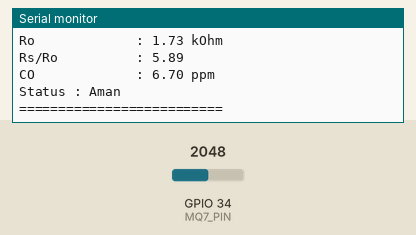
A sketch run on a simulated ESP32. Parts: the last lines printed to the serial monitor. The test bench sets the inputs (shaded band); at power-on: GPIO 34 (MQ7_PIN) = 2048.

Above: at 1.2 s.
1.3 s: GPIO 34 (MQ7_PIN) set to 2866
At 4.2 s:
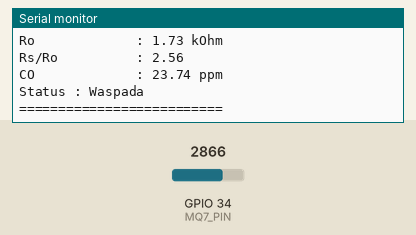
4.3 s: GPIO 34 (MQ7_PIN) set to 3603
At 7.2 s:
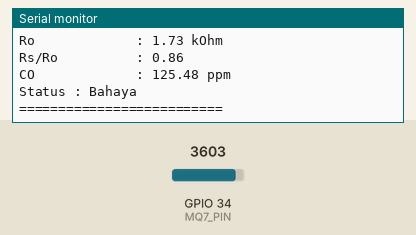
7.3 s: GPIO 34 (MQ7_PIN) set to 0
At 10.5 s:
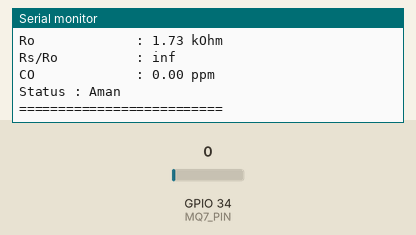
Timing chart, 0 to 12.0 s (numbered marks = the images above; inputs shaded):
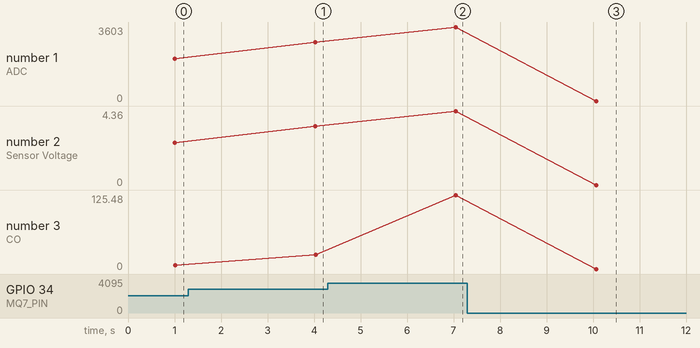

The sketch:

mq7.ino
```cpp
#define MQ7_PIN 34

float RL = 10.0;
float Ro = 1.73;

void setup() {

  Serial.begin(115200);

}

void loop() {

  long total = 0;

  // averaging
  for(int i = 0; i < 50; i++) {

    total += analogRead(MQ7_PIN);
    delay(20);

  }

  float adc = total / 50.0;

  // konversi ADC ESP32
  float vout = adc * (3.3 / 4095.0);

  // kompensasi voltage divider
  float sensorVoltage = vout * 1.5;

  // hitung Rs
  float Rs = RL * ((5.0 - sensorVoltage) / sensorVoltage);

  // ratio
  float ratio = Rs / Ro;

  // hitung ppm
  float ppm = 99.042 * pow(ratio, -1.518);

  Serial.println("========== MQ-7 ==========");

  Serial.print("ADC            : ");
  Serial.println(adc);

  Serial.print("Sensor Voltage : ");
  Serial.print(sensorVoltage);
  Serial.println(" V");

  Serial.print("Rs             : ");
  Serial.print(Rs);
  Serial.println(" kOhm");

  Serial.print("Ro             : ");
  Serial.print(Ro);
  Serial.println(" kOhm");

  Serial.print("Rs/Ro          : ");
  Serial.println(ratio);

  Serial.print("CO             : ");
  Serial.print(ppm);
  Serial.println(" ppm");

  // status kualitas udara
  if(ppm < 10) {

    Serial.println("Status : Aman");

  }
  else if(ppm < 35) {

    Serial.println("Status : Waspada");

  }
  else {

    Serial.println("Status : Bahaya");

  }

  Serial.println("==========================");

  delay(2000);

}
```

Measured:
- after the input at 1.3 s, the serial monitor: prints a new line after 2.7 s (image 1)
- after the input at 4.3 s, the serial monitor: prints a new line after 2.7 s (image 2)
- after the input at 7.3 s, the serial monitor: prints a new line after 2.8 s (image 3)
- plotted number 1: 2048 → 2866 after the input at 1.3 s, 2866 → 3603 after the input at 4.3 s, 3603 → 0 after the input at 7.3 s
- plotted number 2: 2.48 → 3.46 after the input at 1.3 s, 3.46 → 4.36 after the input at 4.3 s, 4.36 → 0 after the input at 7.3 s
- plotted number 3: 6.7 → 23.74 after the input at 1.3 s, 23.74 → 125.48 after the input at 4.3 s, 125.48 → 0 after the input at 7.3 s
